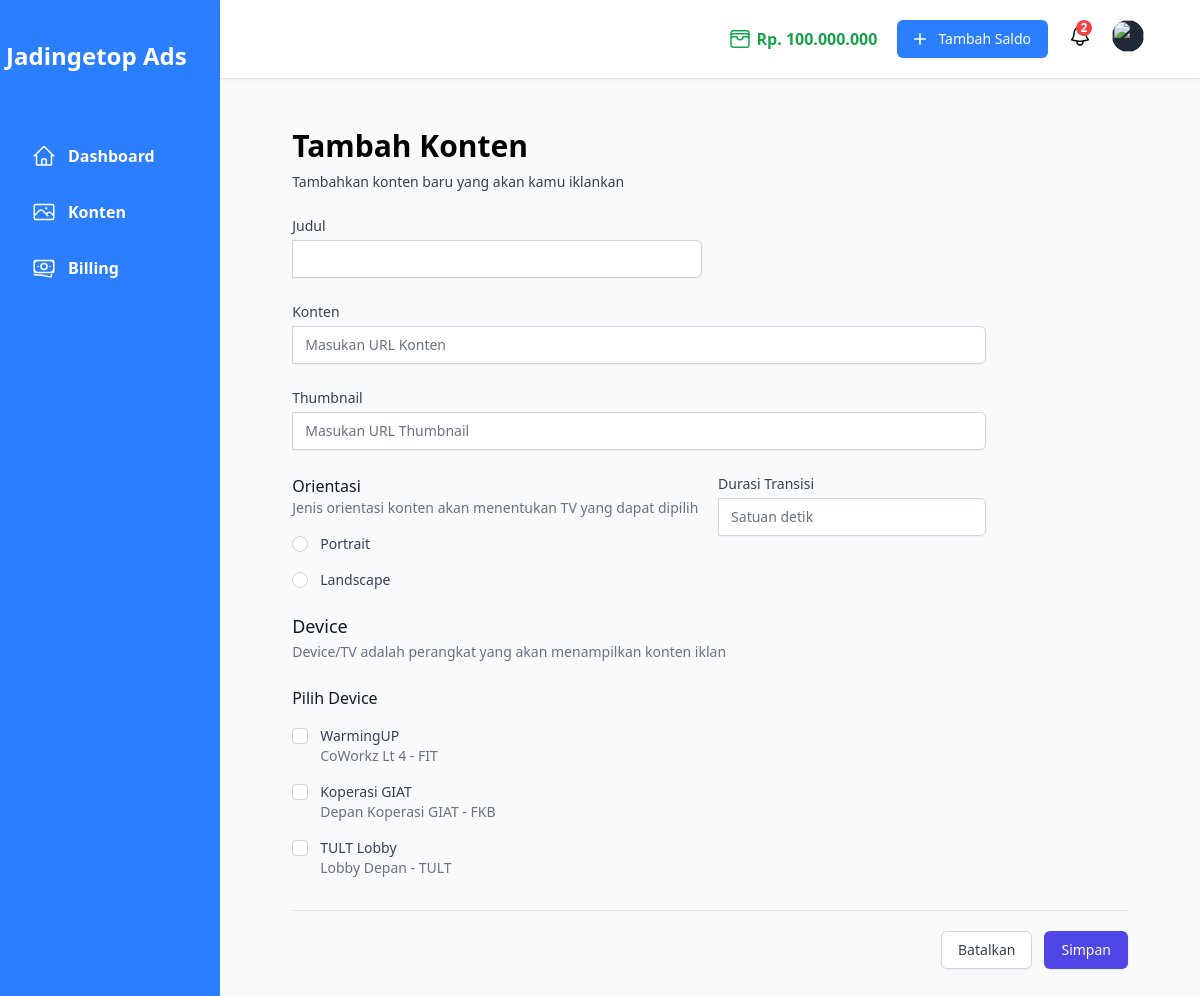
Page /konten/tambah.php on the committed database.
### tables this page shows
CREATE TABLE `devices` (
  `id` int NOT NULL AUTO_INCREMENT,
  `user` int DEFAULT NULL,
  `nama` varchar(100) NOT NULL,
  `lokasi` varchar(150) DEFAULT NULL,
  `slug` varchar(100) NOT NULL,
  PRIMARY KEY (`id`),
  KEY `devices_users_null_fk` (`user`),
  CONSTRAINT `devices_users_null_fk` FOREIGN KEY (`user`) REFERENCES `users` (`id`)
);

### models/Device.php (called while the page is built, shortened)
<?php
class Device
{
    public $table = "devices";
    public $db;
    public function __construct()
    {
        require(dirname(__DIR__) . '/config/database.php');
        $this->db = $conn;
    }
    function getAll()
    {
        $data = [];
        $sql = "SELECT id, slug, nama, lokasi FROM $this->table";
        $result = $this->db->query($sql);
        try {
            if ($result->num_rows > 0) {
                while ($row = $result->fetch_assoc()) {
                    $data[] = $row;
                }
                return $data;
            } else {
                return "Devices tidak ditemukan";
            }
        } catch (\Throwable $th) {
            throw $th;
        } finally {
            $this->db->close();
        }
    }
}

### konten/tambah.php (the view, shortened to what this page needs)
<?php
include_once(dirname(__DIR__) . '/components/Layout/header.php');
require_once(dirname(__DIR__) . '/models/Device.php');
$Device = new Device();
$devices = $Device->getAll();
?>
<main class="pt-12 pb-20 px-14">
    <div class="px-4 sm:px-6 lg:px-4">
        <div class="sm:flex sm:items-center">
            <div class="sm:flex-auto">
                <h1 class="text-3xl font-semibold">Tambah Konten</h1>
                <p class="mt-2 text-sm text-gray-700">Tambahkan konten baru yang akan kamu iklankan</p>
            </div>
        </div>
        <form class="space-y-8 divide-y divide-gray-200" method="POST" action="/konten/add.php">
            <div class="space-y-8 divide-y divide-gray-200">
                <div>
                    <div class="mt-6 grid grid-cols-1 gap-y-6 gap-x-4 sm:grid-cols-6">
                        <div class="sm:col-span-3">
                            <label for="judul" class="block text-sm font-medium text-gray-700">Judul</label>
                            <div class="mt-1 flex rounded-md shadow-sm">
                                <input type="text" name="judul" id="judul" autocomplete="judul" class="block w-full min-w-0 flex-1 rounded-none rounded-r-md border-gray-300 focus:border-indigo-500 focus:ring-indigo-500 sm:text-sm" required>
                            </div>
                        </div>
                        <div class="sm:col-span-5">
                            <label for="konten" class="block text-sm font-medium text-gray-700">Konten</label>
                            <div class="mt-1 flex rounded-md shadow-sm">
                                <input type="text" name="konten" id="konten" autocomplete="konten" placeholder="Masukan URL Konten" class="block w-full min-w-0 flex-1 rounded-none rounded-r-md border-gray-300 focus:border-indigo-500 focus:ring-indigo-500 sm:text-sm" required>
                            </div>
                        </div>
                        <div class="sm:col-span-5">
                            <label for="thumbnail" class="block text-sm font-medium text-gray-700">Thumbnail</label>
                            <div class="mt-1 flex rounded-md shadow-sm">
                                <input type="text" name="thumbnail" id="thumbnail" autocomplete="thumbnail" placeholder="Masukan URL Thumbnail" class="block w-full min-w-0 flex-1 rounded-none rounded-r-md border-gray-300 focus:border-indigo-500 focus:ring-indigo-500 sm:text-sm" required>
                            </div>
                        </div>
                        <div class="sm:col-span-3">
                            <fieldset>
                                <p class="text-sm text-gray-500">Jenis orientasi konten akan menentukan TV yang dapat dipilih</p>
                                <div class="mt-4 space-y-4">
                                    <div class="flex items-center">
                                        <input id="portrait" name="orientasi" value="portrait" type="radio" class="h-4 w-4 border-gray-300 text-indigo-600 focus:ring-indigo-500" required>
                                        <label for="portrait" class="ml-3 block text-sm font-medium text-gray-700">Portrait</label>
                                    </div>
                                    <div class="flex items-center">
                                        <input id="landscape" name="orientasi" value="landscape" type="radio" class="h-4 w-4 border-gray-300 text-indigo-600 focus:ring-indigo-500">
                                        <label for="landscape" class="ml-3 block text-sm font-medium text-gray-700">Landscape</label>
                                    </div>
                                </div>
                            </fieldset>
                        </div>
                        <div class="sm:col-span-2">
                            <label for="durasi" class="block text-sm font-medium text-gray-700">Durasi Transisi</label>
                            <div class="mt-1 flex rounded-md shadow-sm">
                                <input type="number" name="durasi" id="durasi" autocomplete="durasi" placeholder="Satuan detik" class="block w-full min-w-0 flex-1 rounded-none rounded-r-md border-gray-300 focus:border-indigo-500 focus:ring-indigo-500 sm:text-sm">
                            </div>
                        </div>
                        <div class="sm:col-span-6">
                            <div>
                                <h3 class="text-lg font-medium leading-6 text-gray-900">Device</h3>
                                <p class="mt-1 text-sm text-gray-500">Device/TV adalah perangkat yang akan menampilkan konten iklan</p>
                            </div>
                            <div class="mt-6">
                                <fieldset>
                                    <div class="text-base font-medium text-gray-900" aria-hidden="true">Pilih Device</div>
                                    <div class="mt-4 space-y-4">
                                        <?php if (is_array($devices)) : ?>
                                            <?php foreach ((array) $devices as $device) : ?>
                                                <div class="relative flex items-start">
                                                    <div class="flex h-5 items-center">
                                                        <input id="<?= $device["slug"] ?>" name="devices[]" value="<?= $device["id"] ?>" type="checkbox" class="h-4 w-4 rounded border-gray-300 text-indigo-600 focus:ring-indigo-500">
                                                    </div>
                                                    <div class="ml-3 text-sm">
                                                        <label for="<?= $device["slug"] ?>" class="font-medium text-gray-700"><?= $device["nama"] ?></label>
                                                        <p class="text-gray-500"><?= $device["lokasi"] ?></p>
                                                    </div>
                                                </div>
                                            <?php endforeach; ?>
                                        <?php else : ?>
                                            <div><?= $devices ?></div>
                                        <?php endif; ?>
                                    </div>
                                </fieldset>
                            </div>
                        </div>
                    </div>
                </div>
            </div>
            <div class="pt-5">
                <div class="flex justify-end">
                    <a href="/konten/index.php" class="rounded-md border border-gray-300 bg-white py-2 px-4 text-sm font-medium text-gray-700 shadow-sm hover:bg-gray-50 focus:outline-none focus:ring-2 focus:ring-indigo-500 focus:ring-offset-2">Batalkan</a>
                    <button type="submit" name="submit" class="ml-3 inline-flex justify-center rounded-md border border-transparent bg-indigo-600 py-2 px-4 text-sm font-medium text-white shadow-sm hover:bg-indigo-700 focus:outline-none focus:ring-2 focus:ring-indigo-500 focus:ring-offset-2">Simpan</button>
                </div>
            </div>
        </form>
    </div>
</main>
<?php include_once(dirname(__DIR__) . '/components/Layout/footer.php') ?>

### components/Layout/header.php (shortened to what this page needs)
<!doctype html>
<html>
<head>
    <script src="https://cdn.tailwindcss.com?plugins=forms"></script>
</head>
<body>
    <div class="flex">
        <?php include_once(ROOT_PATH . 'SideBar/index.php') ?>
        <div class="flex-1 bg-gray-50">
            <?php include_once(ROOT_PATH . 'NavBar/index.php') ?>

### components/SideBar/index.php (shortened to what this page needs)
<aside class="sticky top-0 flex flex-col w-[18.35%] h-screen bg-[#2B7FFF]">
    <div class="mx-auto mt-4">
        <div class="relative h-20 w-52 text-center text-white font-extrabold text-2xl flex items-center">
            Jadingetop Ads
        </div>
    </div>
    <ul class="mt-8 overflow-y-scroll no-scrollbar">
        <li class="px-8 py-4 hover:bg-[#6BA6FF]">
            <a href="/dashboard.php">
                <div class="flex space-x-3 font-bold text-white">
                    <span>Dashboard</span>
                </div>
            </a>
        </li>
        <li class="px-8 py-4 hover:bg-[#6BA6FF]">
            <a href="/konten/index.php">
                <div class="flex space-x-3 font-bold text-white">
                    <span>Konten</span>
                </div>
            </a>
        </li>
        <li class="px-8 py-4 hover:bg-[#6BA6FF]">
            <a href="/billing/index.php">
                <div class="flex space-x-3 font-bold text-white">
                    <span>Billing</span>
                </div>
            </a>
        </li>
    </ul>
</aside>

### components/NavBar/index.php (shortened to what this page needs)
<header class="sticky top-0 z-10 py-5 pl-5 bg-white shadow mb-[0.10rem] pr-14">
    <nav class="flex justify-end">
        <div class="flex items-start space-x-5">
            <div class="self-center font-semibold text-green-600">
                <div class="flex items-center space-x-1">
                    <span>Rp. 100.000.000</span>
                </div>
            </div>
            <div class="flex-shrink-0">
                <button type="button" class="relative inline-flex items-center rounded-md border border-transparent bg-[#2B7FFF] px-4 py-2 text-sm font-medium text-white shadow-sm hover:hover:bg-[#6BA6FF] focus:outline-none focus:ring-2 focus:hover:bg-[#6BA6FF] focus:ring-offset-2">
                    <svg class="-ml-1 mr-2 h-5 w-5" xmlns="http://www.w3.org/2000/svg" viewBox="0 0 20 20" width="20" fill="currentColor" aria-hidden="true">
                        <path d="M10.75 4.75a.75.75 0 00-1.5 0v4.5h-4.5a.75.75 0 000 1.5h4.5v4.5a.75.75 0 001.5 0v-4.5h4.5a.75.75 0 000-1.5h-4.5v-4.5z" />
                    </svg>
                    <span>Tambah Saldo</span>
                </button>
            </div>
            <a>
                <div class="relative mt-1 cursor-pointer">
                    <span class="absolute right-0 flex items-center justify-center w-4 h-4 text-xs font-semibold text-white bg-red-500 rounded-full -top-1">
                        2
                    </span>
                </div>
            </a>
            <div x-data="{ open: false }" class="relative ml-3">
                <div>
                    <button @click="open = !open" type="button" class="flex max-w-xs items-center rounded-full bg-gray-800 text-sm focus:outline-none focus:ring-2 focus:ring-white focus:ring-offset-2 focus:ring-offset-gray-800" id="user-menu-button" aria-expanded="false" aria-haspopup="true">
                        <img class="h-8 w-8 rounded-full" src="https://images.unsplash.com/photo-1472099645785-5658abf4ff4e?ixlib=rb-1.2.1&ixid=eyJhcHBfaWQiOjEyMDd9&auto=format&fit=facearea&facepad=2&w=256&h=256&q=80" alt="">
                    </button>
                </div>
            </div>
        </div>
    </nav>
</header>

### components/Layout/footer.php (shortened to what this page needs)
</div>
</div>
</body>
</html>

### rows in the picture
devices: nama "WarmingUP", lokasi "CoWorkz Lt 4 - FIT"
devices: nama "Koperasi GIAT", lokasi "Depan Koperasi GIAT - FKB"
devices: nama "TULT Lobby", lokasi "Lobby Depan - TULT"
